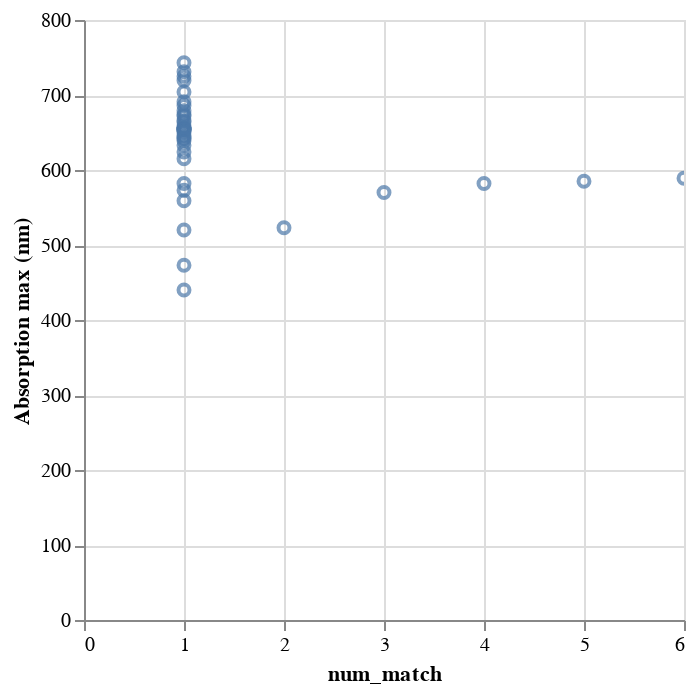

The code cell stored with this chart in its notebook:
### Code cell
df_matches.plot.scatter(x="num_match", y="Absorption max (nm)")

### Figure 1 — Vega specification as saved in the notebook (floating-point values rounded to 4 significant figures)
{"$schema": "https://vega.github.io/schema/vega/v5.json", "data": [{"name": "param_3_store"}, {"name": "source_0", "values": [{"Absorption max (nm)": 582.0, "num_match": 1}, {"Absorption max (nm)": 473.0, "num_match": 1}, {"Absorption max (nm)": 520.0, "num_match": 1}, {"Absorption max (nm)": 573.0, "num_match": 1}, {"Absorption max (nm)": 559.0, "num_match": 1}, {"Absorption max (nm)": 615.0, "num_match": 1}, {"Absorption max (nm)": 666.0, "num_match": 1}, {"Absorption max (nm)": 440.0, "num_match": 1}, {"Absorption max (nm)": 523.0, "num_match": 2}, {"Absorption max (nm)": 570.0, "num_match": 3}, {"Absorption max (nm)": 582.0, "num_match": 4}, {"Absorption max (nm)": 585.0, "num_match": 5}, {"Absorption max (nm)": 589.0, "num_match": 6}, {"Absorption max (nm)": 624.0, "num_match": 1}, {"Absorption max (nm)": 639.0, "num_match": 1}, {"Absorption max (nm)": 656.0, "num_match": 1}, {"Absorption max (nm)": 672.0, "num_match": 1}, {"Absorption max (nm)": 686.0, "num_match": 1}, {"Absorption max (nm)": 704.0, "num_match": 1}, {"Absorption max (nm)": 633.0, "num_match": 1}, {"Absorption max (nm)": 646.0, "num_match": 1}, {"Absorption max (nm)": 674.0, "num_match": 1}, {"Absorption max (nm)": 679.0, "num_match": 1}, {"Absorption max (nm)": 691.0, "num_match": 1}, {"Absorption max (nm)": 725.0, "num_match": 1}, {"Absorption max (nm)": 731.0, "num_match": 1}, {"Absorption max (nm)": 743.0, "num_match": 1}, {"Absorption max (nm)": 719.4, "num_match": 1}, {"Absorption max (nm)": 642.0, "num_match": 1}, {"Absorption max (nm)": 656.0, "num_match": 1}, {"Absorption max (nm)": 655.0, "num_match": 1}, {"Absorption max (nm)": 654.0, "num_match": 1}, {"Absorption max (nm)": 652.0, "num_match": 1}, {"Absorption max (nm)": 654.0, "num_match": 1}, {"Absorption max (nm)": 659.0, "num_match": 1}, {"Absorption max (nm)": 654.0, "num_match": 1}, {"Absorption max (nm)": 651.0, "num_match": 1}, {"Absorption max (nm)": 664.0, "num_match": 1}, {"Absorption max (nm)": 643.0, "num_match": 1}]}, {"name": "source_0_x_domain_num_match", "values": [{"min": 1, "max": 6}]}, {"name": "source_0_y_domain_Absorption max (nm)", "values": [{"min": 440.0, "max": 743.0}]}], "signals": [{"name": "unit", "value": {}, "on": [{"events": "pointermove", "update": "isTuple(group()) ? group() : unit"}]}, {"name": "param_3", "update": "vlSelectionResolve(\"param_3_store\", \"union\")"}, {"name": "param_3_num_match", "on": [{"events": [{"source": "view", "type": "dblclick"}], "update": "null"}, {"events": {"signal": "param_3_translate_delta"}, "update": "panLinear(param_3_translate_anchor.extent_x, -param_3_translate_delta.x / width)"}, {"events": {"signal": "param_3_zoom_delta"}, "update": "zoomLinear(domain(\"x\"), param_3_zoom_anchor.x, param_3_zoom_delta)"}]}, {"name": "param_3_Absorption_max__nm_", "on": [{"events": [{"source": "view", "type": "dblclick"}], "update": "null"}, {"events": {"signal": "param_3_translate_delta"}, "update": "panLinear(param_3_translate_anchor.extent_y, param_3_translate_delta.y / height)"}, {"events": {"signal": "param_3_zoom_delta"}, "update": "zoomLinear(domain(\"y\"), param_3_zoom_anchor.y, param_3_zoom_delta)"}]}, {"name": "param_3_tuple", "on": [{"events": [{"signal": "param_3_num_match || param_3_Absorption_max__nm_"}], "update": "param_3_num_match && param_3_Absorption_max__nm_ ? {unit: \"\", fields: param_3_tuple_fields, values: [param_3_num_match,param_3_Absorption_max__nm_]} : null"}]}, {"name": "param_3_tuple_fields", "value": [{"field": "num_match", "channel": "x", "type": "R"}, {"field": "Absorption max (nm)", "channel": "y", "type": "R"}]}, {"name": "param_3_translate_anchor", "value": {}, "on": [{"events": [{"source": "scope", "type": "pointerdown"}], "update": "{x: x(unit), y: y(unit), extent_x: domain(\"x\"), extent_y: domain(\"y\")}"}]}, {"name": "param_3_translate_delta", "value": {}, "on": [{"events": [{"source": "window", "between": [{"source": "scope", "type": "pointerdown"}, {"source": "window", "type": "pointerup"}], "consume": true, "type": "pointermove"}], "update": "{x: param_3_translate_anchor.x - x(unit), y: param_3_translate_anchor.y - y(unit)}"}]}, {"name": "param_3_zoom_anchor", "on": [{"events": [{"source": "scope", "type": "wheel", "consume": true}], "update": "{x: invert(\"x\", x(unit)), y: invert(\"y\", y(unit))}"}]}, {"name": "param_3_zoom_delta", "on": [{"events": [{"source": "scope", "type": "wheel", "consume": true}], "update": "pow(1.001, event.deltaY * pow(16, event.deltaMode))", "force": true}]}, {"name": "param_3_modify", "on": [{"events": {"signal": "param_3_tuple"}, "update": "modify(\"param_3_store\", param_3_tuple, true)"}]}], "marks": [{"type": "symbol", "name": "marks", "from": {"data": "source_0"}, "encode": {"update": {"opacity": {"value": 0.7}, "y": {"field": "Absorption max (nm)", "scale": "y"}, "stroke": {"value": "#4c78a8"}, "fill": {"value": "transparent"}, "tooltip": {"signal": "{\"num_match\": format(datum[\"num_match\"], \"\"), \"Absorption max (nm)\": format(datum[\"Absorption max (nm)\"], \"\")}"}, "x": {"field": "num_match", "scale": "x"}}}, "interactive": true, "clip": true, "style": ["point"]}], "scales": [{"name": "x", "type": "linear", "domain": [{"signal": "(data(\"source_0_x_domain_num_match\")[0] || {}).min"}, {"signal": "(data(\"source_0_x_domain_num_match\")[0] || {}).max"}], "range": [0, {"signal": "width"}], "nice": true, "zero": true, "domainRaw": {"signal": "param_3[\"num_match\"]"}}, {"name": "y", "type": "linear", "domain": [{"signal": "(data(\"source_0_y_domain_Absorption max (nm)\")[0] || {}).min"}, {"signal": "(data(\"source_0_y_domain_Absorption max (nm)\")[0] || {}).max"}], "range": [{"signal": "height"}, 0], "nice": true, "domainRaw": {"signal": "param_3[\"Absorption max (nm)\"]"}, "zero": true}], "axes": [{"scale": "x", "tickCount": {"signal": "ceil(width/40)"}, "aria": false, "gridScale": "y", "grid": true, "labels": false, "maxExtent": 0, "domain": false, "minExtent": 0, "ticks": false, "zindex": 0, "orient": "bottom"}, {"scale": "y", "minExtent": 0, "maxExtent": 0, "grid": true, "labels": false, "zindex": 0, "domain": false, "ticks": false, "gridScale": "x", "aria": false, "orient": "left", "tickCount": {"signal": "ceil(height/40)"}}, {"scale": "x", "orient": "bottom", "title": "num_match", "labelFlush": true, "labelOverlap": true, "tickCount": {"signal": "ceil(width/40)"}, "zindex": 0, "grid": false}, {"scale": "y", "orient": "left", "zindex": 0, "labelOverlap": true, "tickCount": {"signal": "ceil(height/40)"}, "grid": false, "title": "Absorption max (nm)"}], "height": 300, "width": 300, "background": "white", "style": "cell", "padding": 5}
